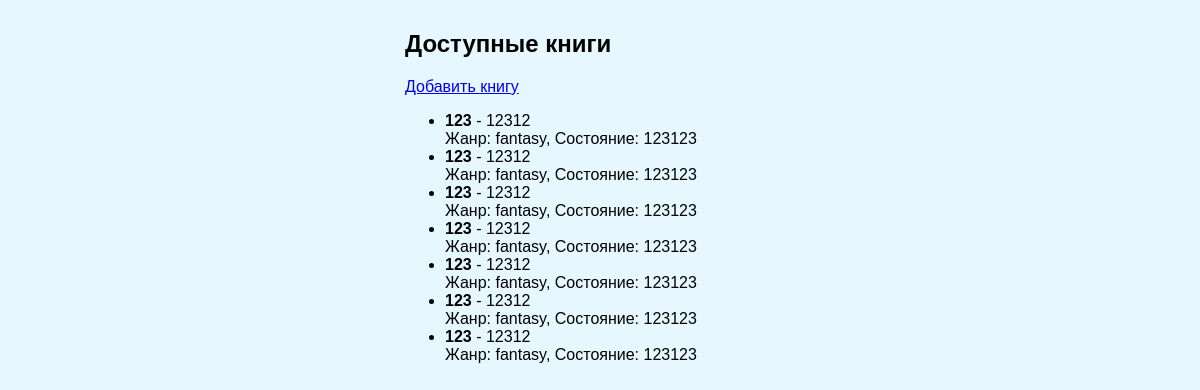
The page /books/ (signed in) on the database its author committed.
### main/models.py (models this page shows)
class Book(models.Model):
    GENRE_CHOICES = [
        ('fantasy', 'Фэнтези'),
        ('classic', 'Классика'),
        ('detective', 'Детектив')
    ]
    owner = models.ForeignKey(CustomUser, on_delete=models.CASCADE)
    title = models.CharField(max_length=200)
    author = models.CharField(max_length=100)
    genre = models.CharField(max_length=50, choices=GENRE_CHOICES)
    condition = models.CharField(max_length=100)

### main/views.py (the view)
# urls.py: path('books/', BookListView.as_view(), name='book-list'),
class BookListView(LoginRequiredMixin, ListView):
    model = Book
    template_name = 'book_list.html'

### templates/book_list.html
{% extends "base.html" %}
{% block content %}
<h2>Доступные книги</h2>
<a href="{% url 'add-book' %}">Добавить книгу</a>
<ul>
    {% for book in object_list %}
    <li>
        <strong>{{ book.title }}</strong> - {{ book.author }}<br>
        Жанр: {{ book.genre }}, Состояние: {{ book.condition }}
    </li>
    {% empty %}
    <li>Нет доступных книг</li>
    {% endfor %}
</ul>
{% endblock %}

### templates/base.html (shortened to what this page needs)
<!DOCTYPE html>
<html>
<head>
</head>
<body>
    <div class="container">
        {% block content %}{% endblock %}
    </div>
</body>
</html>

### templates/base.html (style rules this page uses)
body { font-family: Arial; background: #E6F7FF; margin: 0; padding: 10px; font-size: 16px; }
.container { width: 390px; margin: 0 auto; }

### rows shown on the page
Book: title "123", author "12312", genre "fantasy", condition "123123"
Book: title "123", author "12312", genre "fantasy", condition "123123"
Book: title "123", author "12312", genre "fantasy", condition "123123"
Book: title "123", author "12312", genre "fantasy", condition "123123"
Book: title "123", author "12312", genre "fantasy", condition "123123"
Book: title "123", author "12312", genre "fantasy", condition "123123"
Book: title "123", author "12312", genre "fantasy", condition "123123"
